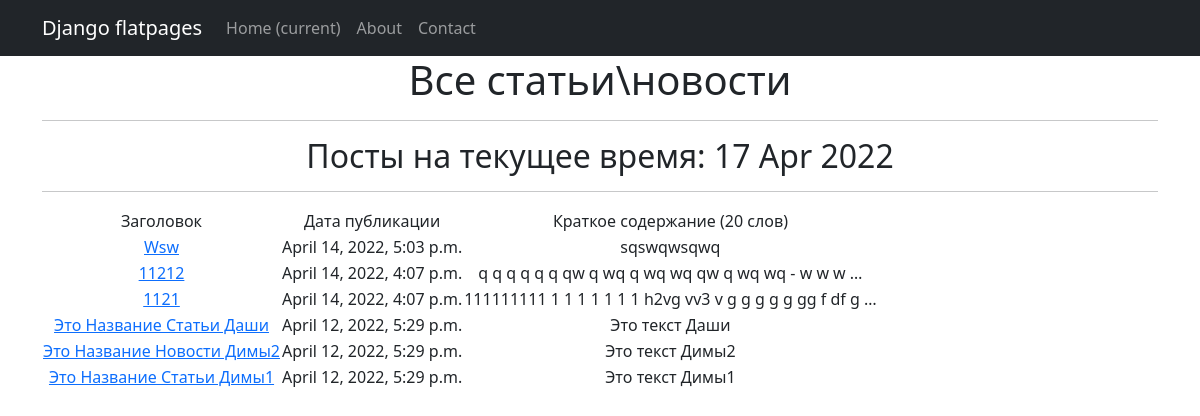
The page /news/ on the database as committed earlier.
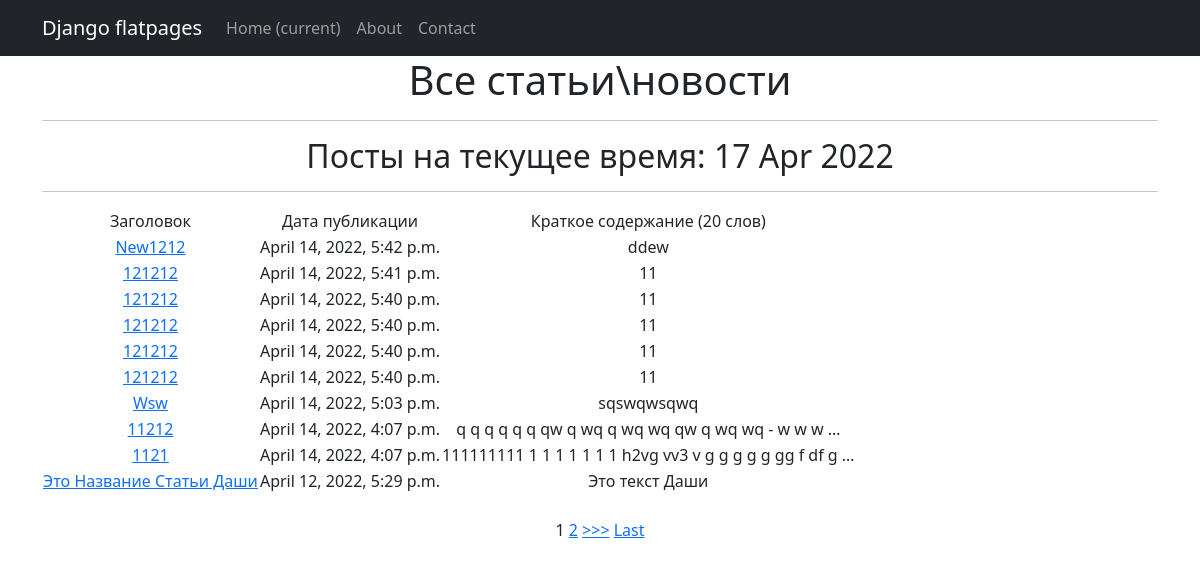
The same page on the database as committed later.
### news/models.py (models this page shows, shortened)
class Post(models.Model):
    article = 'a'
    news = 'n'
    POST_TYPE = [
        (article, "Статья"),
        (news, "Новость")
    ]
    author = models.ForeignKey(Author, on_delete=models.CASCADE)
    post_type = models.CharField(max_length=1, choices=POST_TYPE, default=article)
    created = models.DateTimeField(auto_now_add=True)
    cats = models.ManyToManyField(Category, through='PostCategory')
    title = models.CharField(max_length=256)
    text = models.TextField()
    rating = models.IntegerField(default=0)

### news/views.py (the view)
# urls.py: path('', NewsView.as_view(), name='news'),
class NewsView(ListView):
    model = Post
    template_name = 'news/news.html'
    context_object_name = 'news'
    queryset = Post.objects.order_by('-id')
    paginate_by = 10
    form_class = PostForm
    def get_context_data(self, **kwargs):
        context = super().get_context_data(**kwargs)
        context['time_now'] = datetime.utcnow()
        context['value1'] = None
        return context

### news/templatetags/custom_filters.py (called while the page is built)
@register.filter (name = 'Censor')
def Censor (value):
    cens = ('qwerty', 'solomid')
    text = set(value.split())
    for x in text:
        for y in cens:
            if x == y:
                return value.replace(x, '-',3)
    return value

### templates/news/news.html (shortened to what this page needs)
{% extends 'flatpages/default.html' %}
{% load custom_filters %}
{% block content %}
    <h1>Все статьи\новости</h1>
    <hr>
    <h2>Посты на текущее время: {{ time_now|date:'d M Y' }} </h2>
    <hr>
    {% if news %}
        <table>
            <tr>
                <td>
                    Заголовок
                </td>
                <td>
                    Дата публикации
                </td>
                <td>
                    Краткое содержание (20 слов)
                </td>
            </tr>
        {% for new in news %}
            <tr>
                <td>
                    <a href="{% url 'post_detail' new.id %}">{{ new.title|title|Censor }}</a>
                </td>
                <td>
                    {{new.created}}
                </td>
                <td>
                    {{new.text|truncatewords:20|Censor}}
                </td>
            </tr>
        {% endfor %}
        </table>
    {% else %} Постов нет!</h2>
    {% endif %}
<br>
{% if is_paginated %}
    {% for num in page_obj.paginator.page_range %}
        {% if page_obj.number == num %}
            <a>{{ num }}</a>
        {% elif num > page_obj.number|add:'-3' and num < page_obj.number|add:'3' %}
            <a href="?page={{ num }}">{{ num }}</a>
        {% endif %}
    {% endfor %}
    {% if page_obj.has_next %}
        <a href="?page={{ page_obj.next_page_number }}">>>></a>
        <a href="?page={{ page_obj.paginator.num_pages }}">Last</a>
    {% endif %}
{% endif %}
<br>
{% endblock content %}

Rows that differ between the two databases and show on the page:
no longer on this page (row unchanged): Post: title|Censor "Это Название Новости Димы2", created "April 12, 2022, 5:29 p.m.", text|Censor "Это текст Димы2"
no longer on this page (row unchanged): Post: title|Censor "Это Название Статьи Димы1", created "April 12, 2022, 5:29 p.m.", text|Censor "Это текст Димы1"
added Post: title|Censor "New1212", created "April 14, 2022, 5:42 p.m.", text|Censor "ddew"
added Post: title|Censor "121212", created "April 14, 2022, 5:41 p.m.", text|Censor "11"
added Post: title|Censor "121212", created "April 14, 2022, 5:40 p.m.", text|Censor "11"
added Post: title|Censor "121212", created "April 14, 2022, 5:40 p.m.", text|Censor "11"
added Post: title|Censor "121212", created "April 14, 2022, 5:40 p.m.", text|Censor "11"
added Post: title|Censor "121212", created "April 14, 2022, 5:40 p.m.", text|Censor "11"
Other text that changed with them:
new list line: "1"
new list line: "2"
text now shown: ">>> Last"
